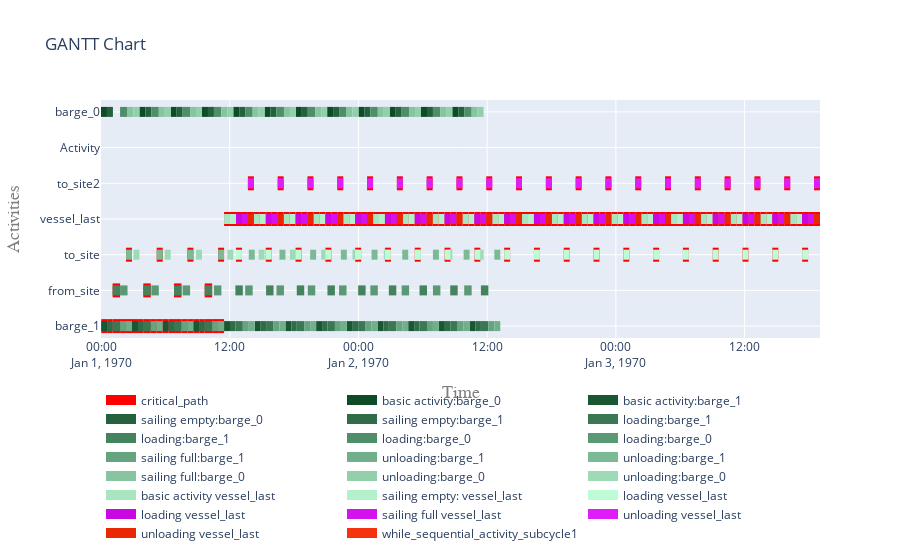

Notebook source saved alongside this figure:
### Code cell
# Show the critical path (within a plotly Gannt plot).
my_cp_dependencies_from_simpy.make_plotly_gantt_chart()
